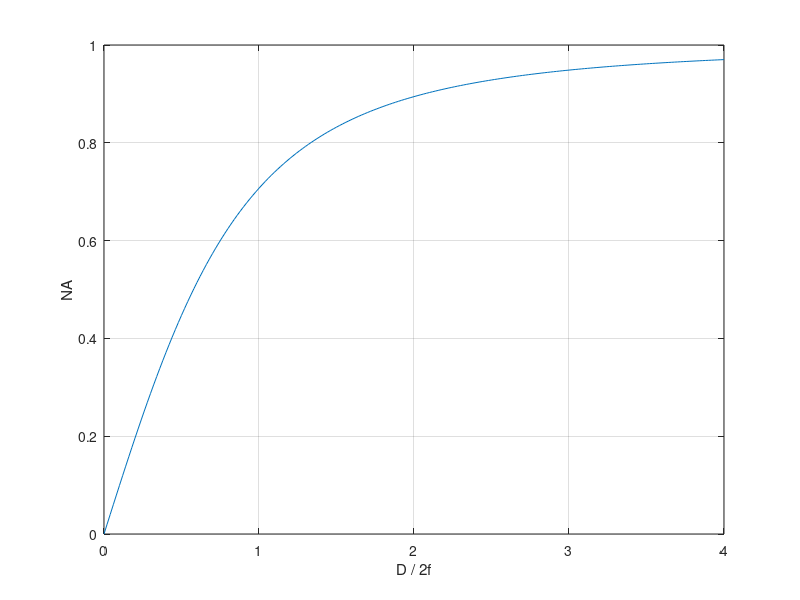

MATLAB code to generate this figure:
% FOV calculations
clear; close all; clc

NA = 0.8;
n = 1;

% All distances in meters!

% Focal distances
f1 = 100e-3;
f2 = 100e-3;
f3 = 200e-3;
f4 = 200e-3;
f5 = 150e-3;
f6a = 200e-3;
f6b = 200e-3;
f7 = 300e-3;
f9 = 150e-3;
f10 = 200e-3;

% Objectives
obj1_tubelength = 200e-3;          % Objective standard tubelength
obj1_magnification = 16;           % Objective magnification

obj2_tubelength = 165e-3;          % Objective standard tubelength
obj2_magnification = 100;          % Objective magnification

fobj1 = obj1_tubelength / obj1_magnification;
fobj2 = obj2_tubelength / obj2_magnification;

% Cameras
% https://www.baslerweb.com/en/products/cameras/area-scan-cameras/ace/aca2000-165umnir/
cam_height = 6e-3;
cam_width = 11.3e-3;

% FOV limit computation
FOV_height_imgcam = cam_height * fobj2 / f9;
FOV_width_imgcam = cam_width * fobj2 / f9;
fprintf('\nFOV height limit image cam = %5.1f\xB5m', FOV_height_imgcam*1e6)
fprintf('\nFOV width  limit image cam = %5.1f\xB5m\n', FOV_width_imgcam*1e6)

% NA limit computation
D_NA_limit_height_by_ftcam = cam_height * f9 / f10;     % Entrance pupil limit caused by finite ft cam sensor size
D_NA_limit_width_by_ftcam = cam_width * f9 / f10;     % Entrance pupil limit caused by finite ft cam sensor size
NA_limit_height_by_ftcam = n * sin(atan(D_NA_limit_height_by_ftcam / (2*fobj2)));
NA_limit_width_by_ftcam = n * sin(atan(D_NA_limit_width_by_ftcam / (2*fobj2)));

fprintf('\nNA height limit image cam = %.3f', NA_limit_height_by_ftcam)
fprintf('\nNA width  limit image cam = %.3f\n', NA_limit_width_by_ftcam)


x = 0:0.02:4; y = sin(atan(x)); plot(x, n*y); ylabel('NA'); xlabel('D / 2f'); grid on


